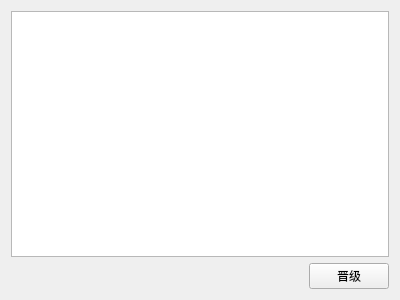
<?xml version="1.0" encoding="UTF-8"?>
<ui version="4.0">
 <class>GroupNode</class>
 <widget class="QWidget" name="GroupNode">
  <property name="geometry">
   <rect>
    <x>0</x>
    <y>0</y>
    <width>400</width>
    <height>300</height>
   </rect>
  </property>
  <property name="windowTitle">
   <string>Form</string>
  </property>
  <layout class="QVBoxLayout" name="verticalLayout">
   <item>
    <widget class="QTableWidget" name="tableWidget"/>
   </item>
   <item>
    <layout class="QHBoxLayout" name="horizontalLayout">
     <item>
      <spacer name="horizontalSpacer">
       <property name="orientation">
        <enum>Qt::Horizontal</enum>
       </property>
       <property name="sizeHint" stdset="0">
        <size>
         <width>40</width>
         <height>20</height>
        </size>
       </property>
      </spacer>
     </item>
     <item>
      <widget class="QPushButton" name="btAdvance">
       <property name="text">
        <string>晋级</string>
       </property>
      </widget>
     </item>
    </layout>
   </item>
  </layout>
 </widget>
 <resources/>
 <connections/>
</ui>
